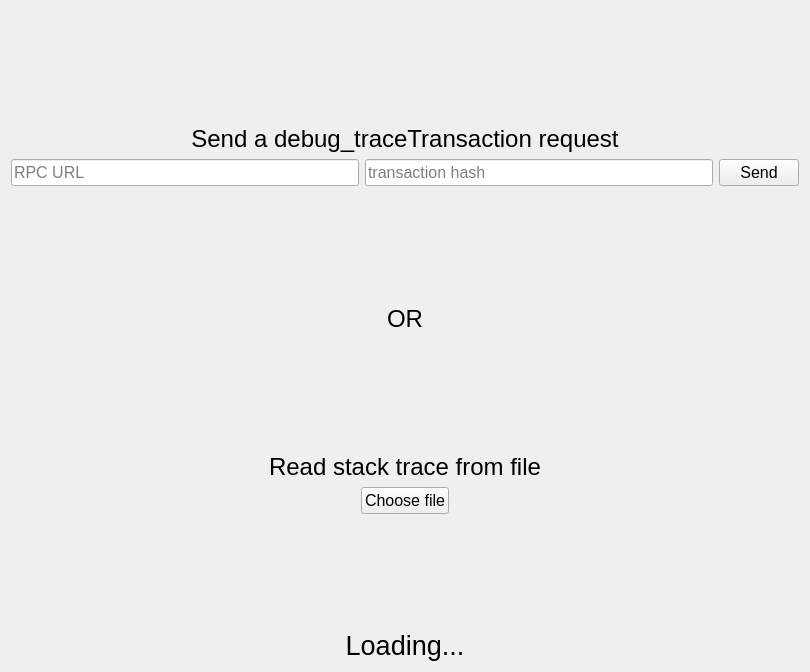
<?xml version="1.0" encoding="UTF-8"?>
<ui version="4.0">
 <class>InputMethodPick</class>
 <widget class="QWidget" name="InputMethodPick">
  <property name="geometry">
   <rect>
    <x>0</x>
    <y>0</y>
    <width>810</width>
    <height>672</height>
   </rect>
  </property>
  <property name="windowTitle">
   <string>Form</string>
  </property>
  <layout class="QVBoxLayout" name="verticalLayout">
   <item>
    <widget class="QLabel" name="label_web">
     <property name="font">
      <font>
       <pointsize>18</pointsize>
      </font>
     </property>
     <property name="text">
      <string>Send a debug_traceTransaction request</string>
     </property>
     <property name="alignment">
      <set>Qt::AlignBottom|Qt::AlignHCenter</set>
     </property>
    </widget>
   </item>
   <item>
    <layout class="QHBoxLayout" name="horizontalLayout_web">
     <item>
      <widget class="QLineEdit" name="lineEdit_rpcAddress">
       <property name="font">
        <font>
         <pointsize>12</pointsize>
        </font>
       </property>
       <property name="text">
        <string/>
       </property>
       <property name="placeholderText">
        <string>RPC URL</string>
       </property>
      </widget>
     </item>
     <item>
      <widget class="QLineEdit" name="lineEdit_txHash">
       <property name="font">
        <font>
         <pointsize>12</pointsize>
        </font>
       </property>
       <property name="placeholderText">
        <string>transaction hash</string>
       </property>
      </widget>
     </item>
     <item>
      <widget class="QPushButton" name="pushButton_web_send">
       <property name="font">
        <font>
         <pointsize>12</pointsize>
        </font>
       </property>
       <property name="text">
        <string>Send</string>
       </property>
      </widget>
     </item>
    </layout>
   </item>
   <item>
    <widget class="QLabel" name="label_or">
     <property name="font">
      <font>
       <pointsize>18</pointsize>
      </font>
     </property>
     <property name="text">
      <string>OR</string>
     </property>
     <property name="alignment">
      <set>Qt::AlignBottom|Qt::AlignHCenter</set>
     </property>
    </widget>
   </item>
   <item>
    <widget class="QLabel" name="label_file">
     <property name="font">
      <font>
       <pointsize>18</pointsize>
      </font>
     </property>
     <property name="text">
      <string>Read stack trace from file</string>
     </property>
     <property name="alignment">
      <set>Qt::AlignBottom|Qt::AlignHCenter</set>
     </property>
    </widget>
   </item>
   <item>
    <layout class="QHBoxLayout" name="horizontalLayout_file">
     <item>
      <spacer name="horizontalSpacer_file_1">
       <property name="orientation">
        <enum>Qt::Horizontal</enum>
       </property>
       <property name="sizeHint" stdset="0">
        <size>
         <width>40</width>
         <height>20</height>
        </size>
       </property>
      </spacer>
     </item>
     <item>
      <widget class="QPushButton" name="pushButton_chooseFile">
       <property name="sizePolicy">
        <sizepolicy hsizetype="Preferred" vsizetype="Fixed">
         <horstretch>0</horstretch>
         <verstretch>0</verstretch>
        </sizepolicy>
       </property>
       <property name="font">
        <font>
         <pointsize>12</pointsize>
        </font>
       </property>
       <property name="text">
        <string>Choose file</string>
       </property>
      </widget>
     </item>
     <item>
      <spacer name="horizontalSpacer_file_2">
       <property name="orientation">
        <enum>Qt::Horizontal</enum>
       </property>
       <property name="sizeHint" stdset="0">
        <size>
         <width>40</width>
         <height>20</height>
        </size>
       </property>
      </spacer>
     </item>
    </layout>
   </item>
   <item>
    <widget class="QLabel" name="label_loading">
     <property name="font">
      <font>
       <pointsize>20</pointsize>
      </font>
     </property>
     <property name="text">
      <string>Loading...</string>
     </property>
     <property name="alignment">
      <set>Qt::AlignBottom|Qt::AlignHCenter</set>
     </property>
    </widget>
   </item>
  </layout>
 </widget>
 <resources/>
 <connections/>
</ui>
